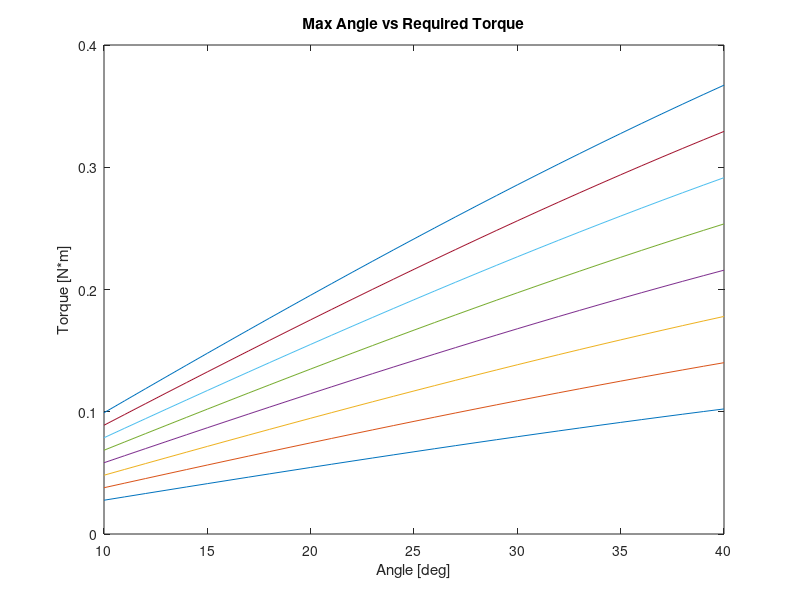

This figure's MATLAB source:
% Initializing arrays for calculations % 

angles = [10:1:40];
masses = [];
torques = [];

for massSystem = [0.2704:0.1:1] % Loop from minimum (w/o battery) to 1kg 
    
    % Givens %

    diskMass = 0.2;
    radiusDisk = 0.07;
    RPM = 400;
    %massSystem = 0.2704;
    g=9.81;
    centerOfMassFromGround = 0.06;

    angularSpeedDisk = RPM*2*pi/60;
    
    % Calculations %
    
    inertiaDisk = (diskMass*radiusDisk^2)/2;
    
    highestPrecisionSpeed = (massSystem*g*centerOfMassFromGround*sind(angles))/(inertiaDisk*angularSpeedDisk);
    torque = (inertiaDisk*angularSpeedDisk*highestPrecisionSpeed)';
    
    torques = [torques torque]; % Changes size dynamically as the loop iterates. Bad practice?
    masses(end+1) = massSystem;
    %test
end

% Plotting 

plot(angles, torques);
title("Max Angle vs Required Torque")
xlabel("Angle [deg]");
ylabel("Torque [N*m]");

